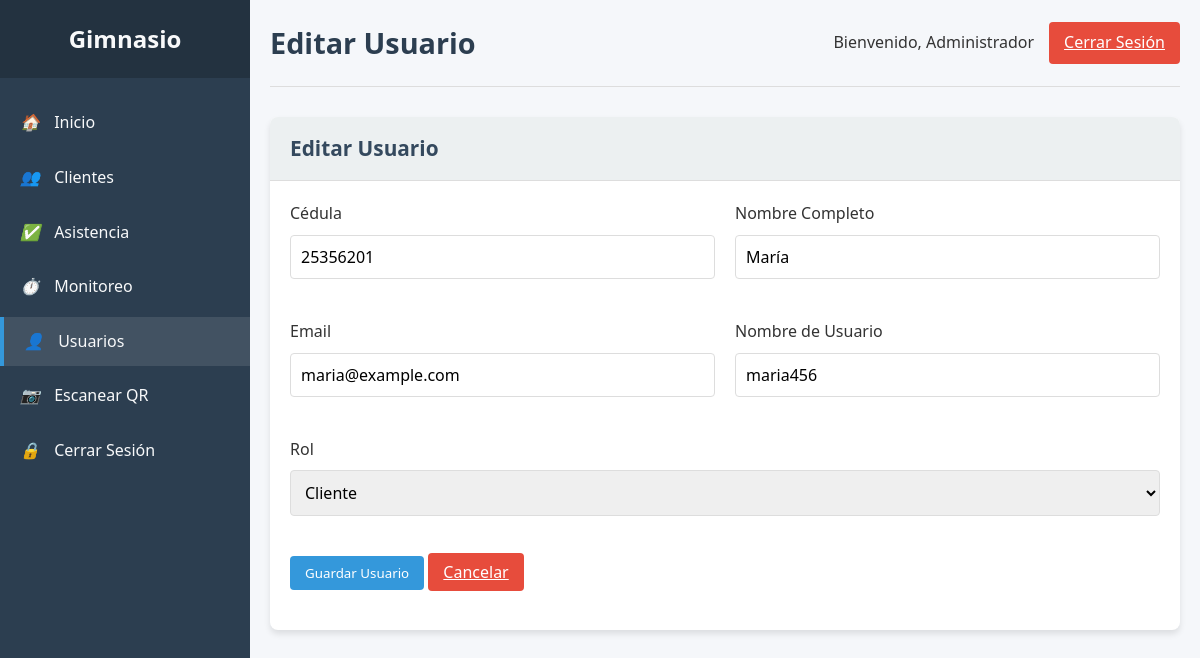
The page /usuarios.php?action=edit&cedula=25356201 (signed in) on the database its author committed.
### tables this page shows
CREATE TABLE usuarios (
    cedula INT(20) PRIMARY KEY,
    nombre VARCHAR(100) NOT NULL,
    apellido VARCHAR(100) NOT NULL,
    email VARCHAR(100) NOT NULL UNIQUE,
    usuario VARCHAR(50) NOT NULL UNIQUE,
    contrasena VARCHAR(255) NOT NULL,
    fecha_nacimiento DATE,
    rol ENUM('admin', 'staff', 'cliente') DEFAULT 'cliente',
    estado ENUM('activo', 'pendiente', 'inactivo') DEFAULT 'pendiente',
    fecha_creacion TIMESTAMP DEFAULT CURRENT_TIMESTAMP
);

### usuarios.php (the view, shortened to what this page needs)
<?php
require 'database.php';
$action = isset($_GET['action']) ? $_GET['action'] : 'list';
$cedula = isset($_GET['cedula']) ? $_GET['cedula'] : 0;
$usuario = [];
if ($action == 'edit' && !empty($cedula)) {
    $stmt = $pdo->prepare("SELECT * FROM usuarios WHERE cedula = ?");
    $stmt->execute([$cedula]);
    $usuario = $stmt->fetch(PDO::FETCH_ASSOC);
}
?>
<!DOCTYPE html>
<html lang="es">
<head>
    <link rel="stylesheet" href="css/diseño.css">
</head>
<body>
    <div class="container">
        <div class="sidebar">
            <div class="sidebar-header">
                <h2>Gimnasio </h2>
            </div>
            <div class="sidebar-menu">
                <ul>
                    <li><a href="index.php"><i>🏠</i> Inicio</a></li>
                    <li><a href="clientes.php"><i>👥</i> Clientes</a></li>
                    <li><a href="asistencia.php"><i>✅</i> Asistencia</a></li>
                    <li><a href="monitoreo.php"><i>⏱️</i> Monitoreo</a></li>
                    <li><a href="usuarios.php" class="active"><i>👤</i> Usuarios</a></li>
                    <li><a href="escanner.php"><i>📷</i> Escanear QR</a></li>
                    <li><a href="logout.php"><i>🔒</i> Cerrar Sesión</a></li>
                </ul>
            </div>
        </div>
        <div class="main-content">
            <div class="header">
                <h1><?php echo $action == 'add' ? 'Agregar Usuario' : ($action == 'edit' ? 'Editar Usuario' : 'Usuarios'); ?></h1>
                <div class="user-info">
                    <span>Bienvenido, <?php echo $_SESSION['usuario_nombre']; ?></span>
                    <a href="logout.php" class="btn btn-danger">Cerrar Sesión</a>
                </div>
            </div>
            <?php if ($action == 'add' || $action == 'edit'): ?>
            <div class="card">
                <div class="card-header">
                    <h3><?php echo $action == 'add' ? 'Agregar Nuevo Usuario' : 'Editar Usuario'; ?></h3>
                </div>
                <div class="card-body">
                    <form method="post" action="acciones/usuario_guardar.php">
                        <div class="form-row">
                            <div class="form-col">
                                <div class="form-group">
                                    <label for="cedula">Cédula</label>
                                    <input type="text" id="cedula" name="cedula" class="form-control"
                                           value="<?php echo isset($usuario['cedula']) ? $usuario['cedula'] : ''; ?>"
                                           <?php echo $action == 'edit' ? 'readonly' : 'required'; ?>>
                                </div>
                            </div>
                            <div class="form-col">
                                <div class="form-group">
                                    <label for="nombre">Nombre Completo</label>
                                    <input type="text" id="nombre" name="nombre" class="form-control" value="<?php echo isset($usuario['nombre']) ? $usuario['nombre'] : ''; ?>" required>
                                </div>
                            </div>
                        </div>
                        <div class="form-row">
                            <div class="form-col">
                                <div class="form-group">
                                    <label for="email">Email</label>
                                    <input type="email" id="email" name="email" class="form-control" value="<?php echo isset($usuario['email']) ? $usuario['email'] : ''; ?>" required>
                                </div>
                            </div>
                            <div class="form-col">
                                <div class="form-group">
                                    <label for="usuario">Nombre de Usuario</label>
                                    <input type="text" id="usuario" name="usuario" class="form-control" value="<?php echo isset($usuario['usuario']) ? $usuario['usuario'] : ''; ?>" required>
                                </div>
                            </div>
                        </div>
                        <div class="form-row">
                            <div class="form-col">
                                <div class="form-group">
                                    <label for="rol">Rol</label>
                                    <select id="rol" name="rol" class="form-control" required>
                                        <option value="cliente" <?php echo (isset($usuario['rol']) && $usuario['rol'] == 'cliente') ? 'selected' : ''; ?>>Cliente</option>
                                    </select>
                                </div>
                            </div>
                        </div>
                        <div class="form-group">
                            <button type="submit" class="btn btn-primary">Guardar Usuario</button>
                            <a href="usuarios.php" class="btn btn-danger">Cancelar</a>
                        </div>
                    </form>
                </div>
            </div>
            <?php endif; ?>
        </div>
    </div>
</body>
</html>

### css/diseño.css (style rules this page uses)
:root { --primary: #2c3e50; --secondary: #3498db; --success: #27ae60; --warning: #f39c12; --danger: #e74c3c; --light: #ecf0f1; --dark: #34495e; --text: #333; --text-light: #f8f9fa; }
* { margin: 0; padding: 0; box-sizing: border-box; font-family: 'Segoe UI', Tahoma, Geneva, Verdana, sans-serif; }
body { background-color: #f5f7fa; color: var(--text); line-height: 1.6; }
.container { display: flex; min-height: 100vh; }
.sidebar { width: 250px; background: var(--primary); color: var(--text-light); transition: all 0.3s; }
.sidebar-header { padding: 20px; background: rgba(0, 0, 0, 0.2); text-align: center; }
.sidebar-header h2 { font-size: 1.5rem; margin-bottom: 0; }
.sidebar-menu { padding: 20px 0; }
.sidebar-menu ul { list-style: none; }
.sidebar-menu li { margin-bottom: 5px; }
.sidebar-menu a { display: block; padding: 12px 20px; color: var(--text-light); text-decoration: none; transition: all 0.3s; font-size: 1rem; }
.sidebar-menu a:hover, .sidebar-menu a.active { background: rgba(255, 255, 255, 0.1); border-left: 4px solid var(--secondary); }
.sidebar-menu i { margin-right: 10px; width: 20px; text-align: center; }
.main-content { flex: 1; padding: 20px; overflow-y: auto; }
.header { display: flex; justify-content: space-between; align-items: center; padding-bottom: 20px; border-bottom: 1px solid #ddd; margin-bottom: 30px; }
.header h1 { font-size: 1.8rem; color: var(--primary); }
.user-info { display: flex; align-items: center; }
.user-info span { margin-right: 15px; font-weight: 500; }
.btn { padding: 8px 15px; border: none; border-radius: 4px; cursor: pointer; font-weight: 500; transition: all 0.3s; }
.btn-primary { background: var(--secondary); color: white; }
.btn-danger { background: var(--danger); color: white; }
.card { background: white; border-radius: 8px; box-shadow: 0 4px 6px rgba(0, 0, 0, 0.1); margin-bottom: 25px; overflow: hidden; }
.card-header { padding: 15px 20px; background: var(--light); border-bottom: 1px solid #ddd; display: flex; justify-content: space-between; align-items: center; }
.card-header h3 { font-size: 1.3rem; margin: 0; color: var(--dark); }
.card-body { padding: 20px; }
.form-group { margin-bottom: 20px; }
.form-group label { display: block; margin-bottom: 8px; font-weight: 500; }
.form-control { width: 100%; padding: 10px; border: 1px solid #ddd; border-radius: 4px; font-size: 1rem; }
.form-row { display: flex; gap: 20px; margin-bottom: 20px; }
.form-col { flex: 1; }

### rows shown on the page
usuarios: cedula "25356201", nombre "María", email "maria@example.com", usuario "maria456", rol "Cliente"

### other values the page prints
$_SESSION['usuario_nombre'] "Administrador"
